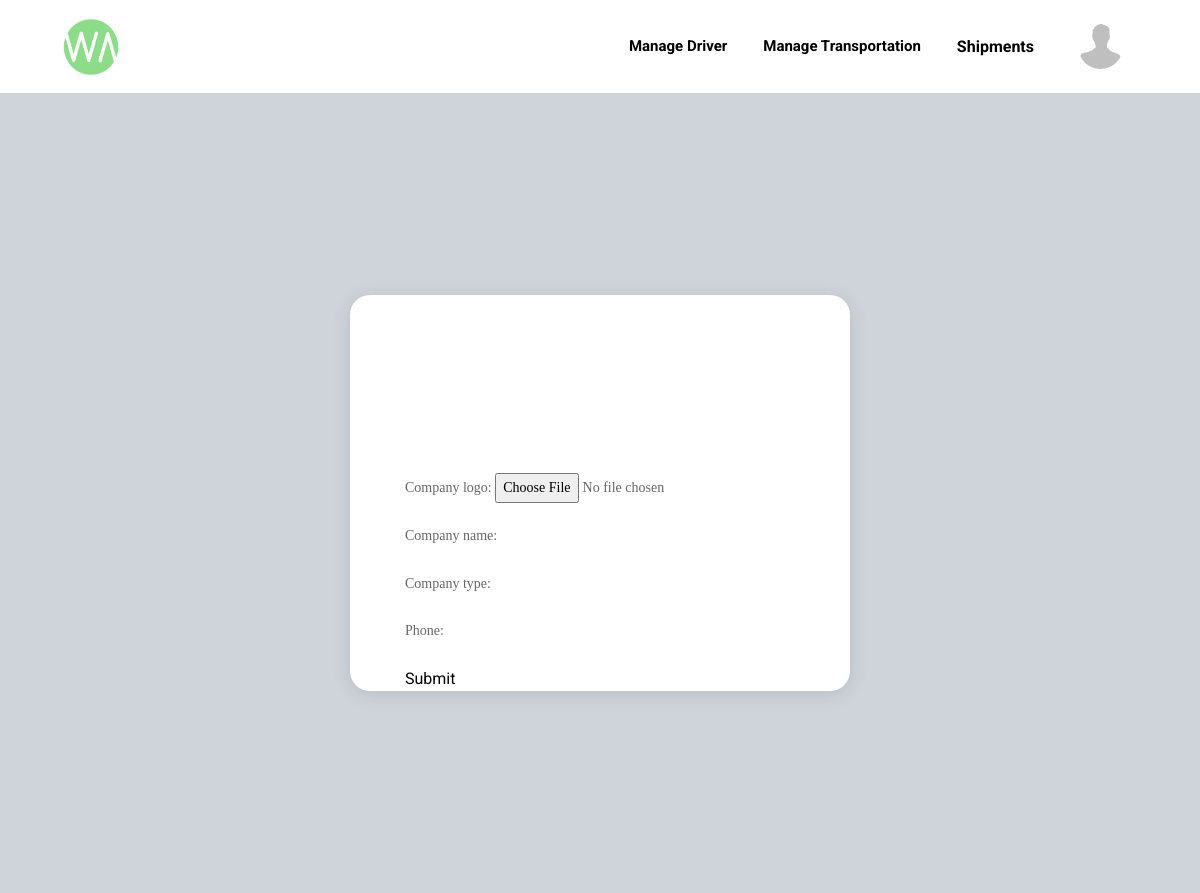
Before: /partner_company/profile_edit/ (signed in) with the older database file.
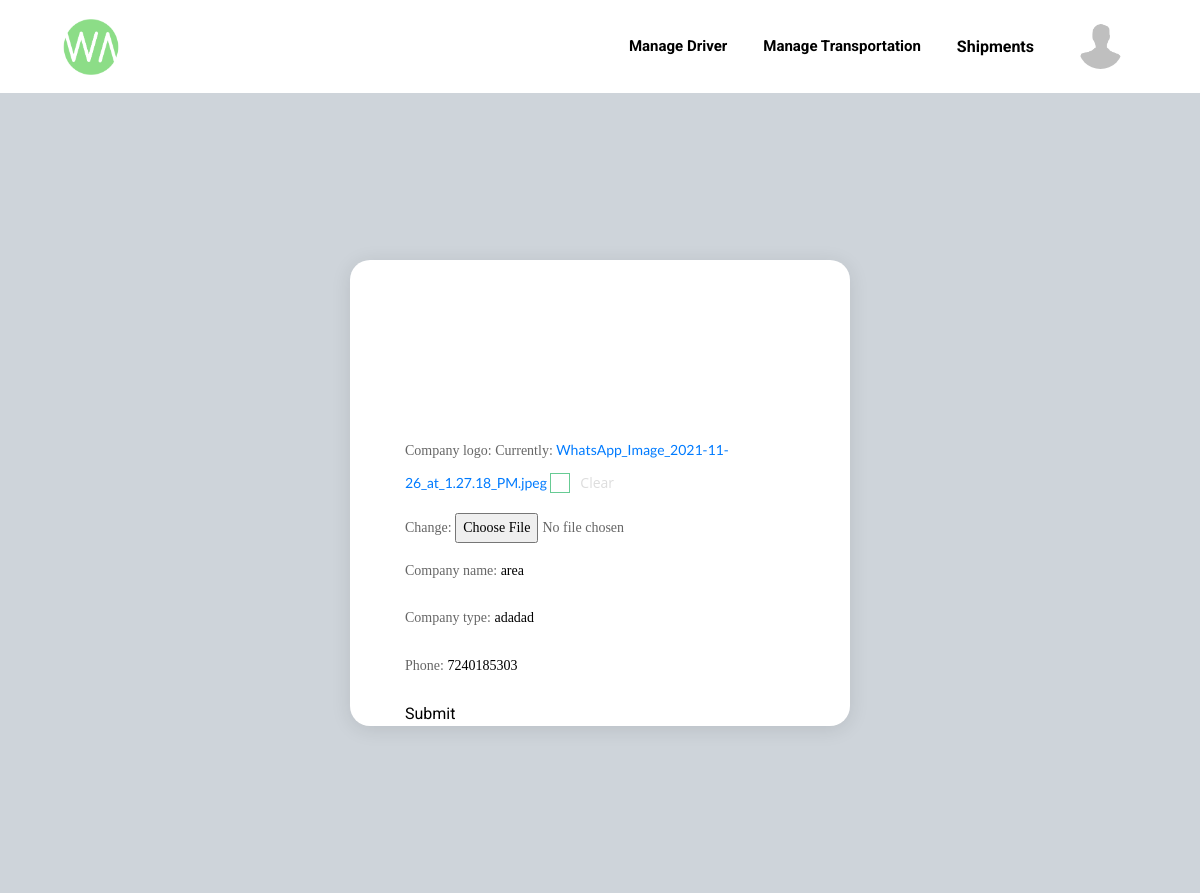
After: the same page with the newer database file.
### PatnerCompany/models.py (models this page shows)
class Comp_profile(models.Model):
    comp = models.ForeignKey(patnerComp, on_delete=models.CASCADE)
    phone_regex = RegexValidator(regex=r'^\+?1?\d{9,15}$',
                                 message="Please enter valid phone number. Correct format is 91XXXXXXXX")
    phone = models.CharField(validators=[phone_regex], max_length=20, blank=True)
    company_type = models.CharField(max_length=250, blank=True, )
    company_name = models.CharField(max_length=250, blank=True, )
    company_logo = models.ImageField(blank=True, )

### PatnerCompany/views.py (the view)
# urls.py: path('profile_edit/', ProfileEdit, name='ProfileEdit'),
def ProfileEdit(request):
    user = request.user
    c = patnerComp.objects.get(user=request.user)
    if c is not None:
        try:
            cp = Comp_profile.objects.get(comp=c)
        except Comp_profile.DoesNotExist:
            cp=None
        if cp is None:
            if request.method == 'POST':
                form = Profile(request.POST or None,request.FILES or None)
                if form.is_valid():
                    f = form.save(commit=False)
                    f.comp = c
                    f.save()
            form = Profile()
        else:
            if request.method == "POST":
                form = Profile(request.POST,request.FILES, instance=cp)
                if form.is_valid():
                    form.save()
                    return redirect('partner_company:profile')
            form = Profile(instance=cp)
        return render(request,'partner_company/EditProfile.html',{'form':form})
    else:
        return redirect('/')

### PatnerCompany/forms.py
class Profile(forms.ModelForm):
    class Meta:
        model = Comp_profile
        fields = [
            'company_logo',
            'company_name',
            'company_type',
            'phone'
        ]

### templates/partner_company/EditProfile.html (shortened to what this page needs)
{% load static %}
<!DOCTYPE html>
<html lang="en">
<head>
	<link rel="stylesheet" type="text/css" href="vendor/bootstrap/css/bootstrap.min.css">
	<link rel="stylesheet" type="text/css" href="fonts/font-awesome-4.7.0/css/font-awesome.min.css">
	<link rel="stylesheet" type="text/css" href="vendor/animate/animate.css">
	<link rel="stylesheet" type="text/css" href="vendor/css-hamburgers/hamburgers.min.css">
	<link rel="stylesheet" type="text/css" href="vendor/animsition/css/animsition.min.css">
	<link rel="stylesheet" type="text/css" href="vendor/select2/select2.min.css">
	<link rel="stylesheet" type="text/css" href="vendor/daterangepicker/daterangepicker.css">
	<link rel="stylesheet" type="text/css" href="{% static 'css/util.css'%}">
	<link rel="stylesheet" type="text/css" href=" {% static 'css/main.css' %}">
<link rel="stylesheet" href="https://maxcdn.bootstrapcdn.com/bootstrap/4.0.0/css/bootstrap.min.css">
    <link rel="stylesheet" href="{% static 'css/style12.css' %}">
	<link rel="stylesheet" href="https://cdnjs.cloudflare.com/ajax/libs/font-awesome/4.7.0/css/font-awesome.css"/>
</head>
<body>
	<header>
		<div class="container">
			<div class="row">
				<div class="col-md-12 col-12">
					<div class="top-navbar">
						<nav class="navbar navbar-expand-lg ">
  <a class="" href="{% url 'partner_company:partner_company_home' %}"><img src="{% static 'images/green.png' %} " width="60" height="60"></a>
  <div class="collapse navbar-collapse" id="navbarSupportedContent">
	<ul class="navbar-nav ml-auto">
	  <li class="nav-item">
          <a class="nav-link" href="{% url 'partner_company:ManageDriver' %}"><b>Manage Driver</b></a>
      </li>
        <li class="nav-item">
            <a class="nav-link" href="{% url 'partner_company:ManageTruck' %}"><b>Manage Transportation</b></a>
      </li>
        <li class="nav-item">
            <div class="dropdown"><button class="dropbtn nav-link" style="color:black;"><b>Shipments</b></button>
            </div></li>
         <li class="nav-item">
<div class="dropdown">
  <button class="dropbtn">{% if cp.company_logo %}<img src="{{cp.company_logo.url}}">{% else %}<img src="{% static 'images/profile/avatar.png' %}">{% endif %}</button>
</div>
         </li>
	 </ul>
  </div>
</nav>
					</div>
				</div>
			</div>
		</div>
	</header>
	<div class="limiter">
		<div class="container-login100">
			<div class="wrap-login100">
<form class="login100-form validate-form p-l-55 p-r-55 p-t-178" method="post" enctype="multipart/form-data">
    {{form.as_p}}
    <button type="submit">Submit</button>
</form>
			</div>
		</div>
	</div>
</body>
</html>

### static/css/main.css (style rules this page uses)
* { margin: 0px; padding: 0px; box-sizing: border-box; }
body, html { height: 100%; font-family: Ubuntu-Regular, sans-serif; }
a { font-family: Ubuntu-Regular; font-size: 14px; line-height: 1.7; color: #666666; margin: 0px; transition: all 0.4s; -webkit-transition: all 0.4s; -o-transition: all 0.4s; -moz-transition: all 0.4s; }
p { font-family: Ubuntu-Regular; font-size: 14px; line-height: 1.7; color: #666666; margin: 0px; }
ul, li { margin: 0px; list-style-type: none; }
input { outline: none; border: none; }
button { outline: none !important; border: none; background: transparent; }
.limiter { width: 100%; margin: 0 auto; }
.container-login100 { width: 100%; min-height: 100vh; display: -webkit-box; display: -webkit-flex; display: -moz-box; display: -ms-flexbox; display: flex; flex-wrap: wrap; justify-content: center; align-items: center; padding: 15px; position: relative; background-color: #ced4da; }
.wrap-login100 { width: 500px; background: #fff; border-radius: 20px; overflow: hidden; box-shadow: 0 3px 20px 0px rgba(0, 0, 0, 0.1); -moz-box-shadow: 0 3px 20px 0px rgba(0, 0, 0, 0.1); -webkit-box-shadow: 0 3px 20px 0px rgba(0, 0, 0, 0.1); -o-box-shadow: 0 3px 20px 0px rgba(0, 0, 0, 0.1); -ms-box-shadow: 0 3px 20px 0px rgba(0, 0, 0, 0.1); }
.login100-form { width: 100%; position: relative; }

### static/css/style12.css (style rules this page uses)
* { margin: 0; padding: 0; box-sizing: border-box; }
body { font-family: 'Roboto', sans-serif; color: #62646a; width: 100%; }
a { font-family: 'Lato', sans-serif; }
header { box-shadow: 10px 10px 50px 0px rgba(0, 0, 0, 0.12); }
header ul.navbar-nav li.nav-item a { font-size: 15px; line-height: 23.44px; font-weight: 500; font-family: 'Roboto'; color: #000; }
li.nav-item { margin-right: 20px; }
li.nav-item:last-child { margin-right: 0; }
li.nav-item img { width: 45px; height: 45px; border-radius: 50%; }
ul.navbar-nav { align-items: center; }
input[type="checkbox"]+label { display: inline-block; position: relative; padding-left: 30px; margin-bottom: 20px; font: 14px/20px 'Open Sans', Arial, sans-serif; color: #ddd; cursor: pointer; -webkit-user-select: none; -moz-user-select: none; -ms-user-select: none; }
input[type="checkbox"]+label:before { content: ''; display: block; width: 20px; height: 20px; border: 1px solid rgba(3, 168, 78, 1); position: absolute; left: 0; top: 0; opacity: .6; -webkit-transition: all .12s, border-color .08s; transition: all .12s, border-color .08s; }

### templates/partner_company/EditProfile.html (style rules this page uses)
.dropbtn { background-color: #FFFFFF; color: white; padding: 16px; font-size: 16px; border: none; }
.dropdown { position: relative; display: inline-block; }

Changed rows visible on the page:
added Comp_profile: company_name "area", company_type "adadad", phone "7240185303"
Other visible differences:
text no longer shown: "Company logo: Company name: Company type: Phone:"
text now shown: "Company logo: Currently: WhatsApp_Image_2021-11-26_at_1.27.18_PM.jpeg Clear Change: Company name: Company type: Phone:"
